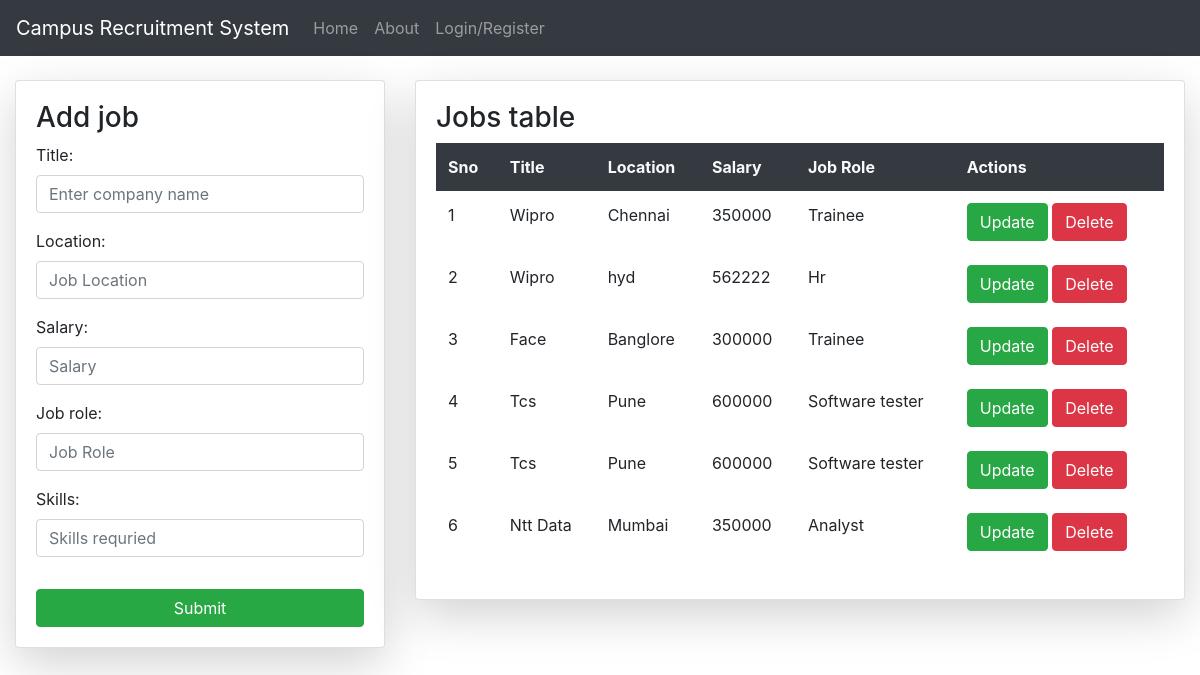
Screenshot of /jobs/ with the database file from the repository.
### RevisedApp/models.py (models this page shows)
class Jobinfo(models.Model):
	title=models.CharField(max_length=25)
	location=models.CharField(max_length=20)
	salary=models.IntegerField(null=True)
	skills=models.CharField(max_length=30)
	job_role=models.CharField(max_length=30)
	eligible_percent=models.IntegerField(null=True)
	eligible_dept=models.CharField(max_length=30)
	year_of_pass=models.IntegerField(null=True)
	last_date=models.DateField(null=True)
	descrip=models.CharField(max_length=250)
	com_image=models.ImageField(upload_to='Jobs/',default='123.jpg')

### RevisedApp/views.py (the view)
# urls.py: path('jobs/',views.jobposts,name='job'),
def jobposts(request):
	w = Jobinfo.objects.all()
	if request.method== "POST":
		e = Jobform(request.POST)
		if e.is_valid():
			e.save()
			return redirect('/jobs')
	e=Jobform()
	return render(request,'html/jobs.html',{'z':e,'y':w})

### RevisedApp/forms.py
class Jobform(forms.ModelForm):
	class Meta:
		model= Jobinfo
		fields = ["title","location","salary","job_role","skills"]
		widgets={
		"title":forms.TextInput(attrs={"class":"form-control","placeholder":"Enter company name"}),
		"location":forms.TextInput(attrs={"class":"form-control","placeholder":"Job Location"}),
		"salary":forms.NumberInput(attrs={"class":"form-control","placeholder":"Salary"}),
		"job_role":forms.TextInput(attrs={"class":"form-control","placeholder":"Job Role"}),
		"skills":forms.TextInput(attrs={"class":"form-control","placeholder":"Skills requried"}),
		}

### RevisedApp/templates/html/jobs.html (shortened to what this page needs)
{% extends 'html/base.html' %}
{% block content %}
<div class="container-fluid mt-4">
	<div class="row">
		<div class="col col-md-4 ">
			<div class="card shadow-lg">
				<div class="card-body">
					<h3>Add job</h3>
					<form method="POST">
						<table class="table table-borderless">
							<tr>{{z.as_p}}</tr>
						</table>
						<input type="submit" name="Submit" class="btn btn-success col-sm">
                    </form>
                </div>
            </div>
		</div>
		<div class="col col-md ">
			<div class="card shadow-lg">
				<div class="card-body">
					<h3>Jobs table</h3>
					<table class="table table-borderless">
						<tr class="bg-dark text-light">
							<th>Sno</th>
							<th>Title</th>
							<th>Location</th>
							<th>Salary</th>
							<th>Job Role</th>
							<th>Actions</th>
						</tr>
						{% for t in y %}
						<tr>
							<td>{{forloop.counter}}</td>
							<td>{{t.title}}</td>
							<td>{{t.location}}</td>
							<td>{{t.salary}}</td>
							<td>{{t.job_role}}</td>
							<td colspan="3">
						<a href="{% url 'editjob' t.id %}" class="btn btn-success">Update</a>
						<a href="#" class="btn btn-danger">Delete</a>
					</td>
						</tr>
						{% endfor %}
					</table>
				</div>
		</div>
	</div>
</div>
{% endblock %}

### rows the page displays
Jobinfo: title "Wipro", location "Chennai", salary "350000", job_role "Trainee"
Jobinfo: title "Wipro", location "hyd", salary "562222", job_role "Hr"
Jobinfo: title "Face", location "Banglore", salary "300000", job_role "Trainee"
Jobinfo: title "Tcs", location "Pune", salary "600000", job_role "Software tester"
Jobinfo: title "Tcs", location "Pune", salary "600000", job_role "Software tester"
Jobinfo: title "Ntt Data", location "Mumbai", salary "350000", job_role "Analyst"
